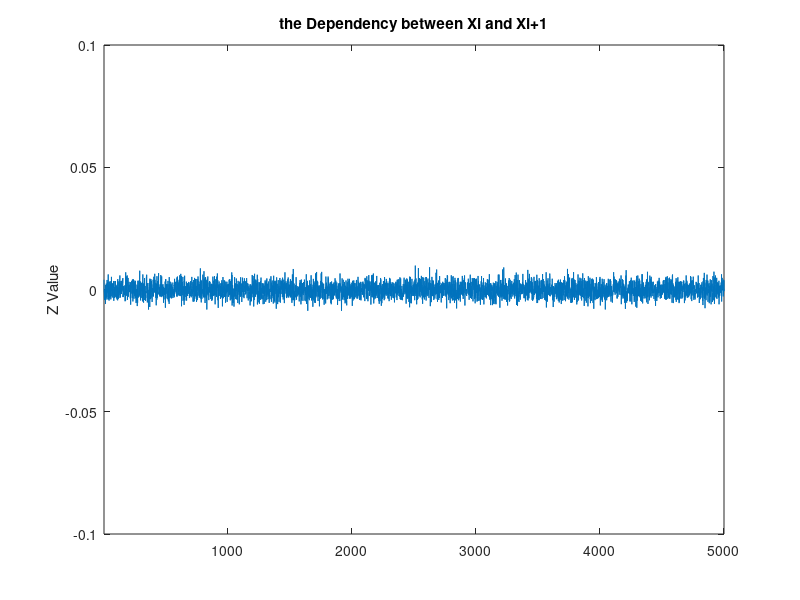

Reproduce this figure in MATLAB.
Z=zeros(1,5000);
for j=1:5000
X=rand(1,1000);
Y=zeros(1,1000);
result=zeros(1,100);
for i=1:999
    Y(i)=X(i+1);
end
Y(1000)=rand(1);
s=cov(X,Y);  % computing the COV(XiXi+1)
Z(j)=s(1,2);
end
figure(1);
plot(Z(1,1:5000));
axis([1 5000 -0.1 0.1])
title('the Dependency between Xi and Xi+1');
ylabel('Z Value');
